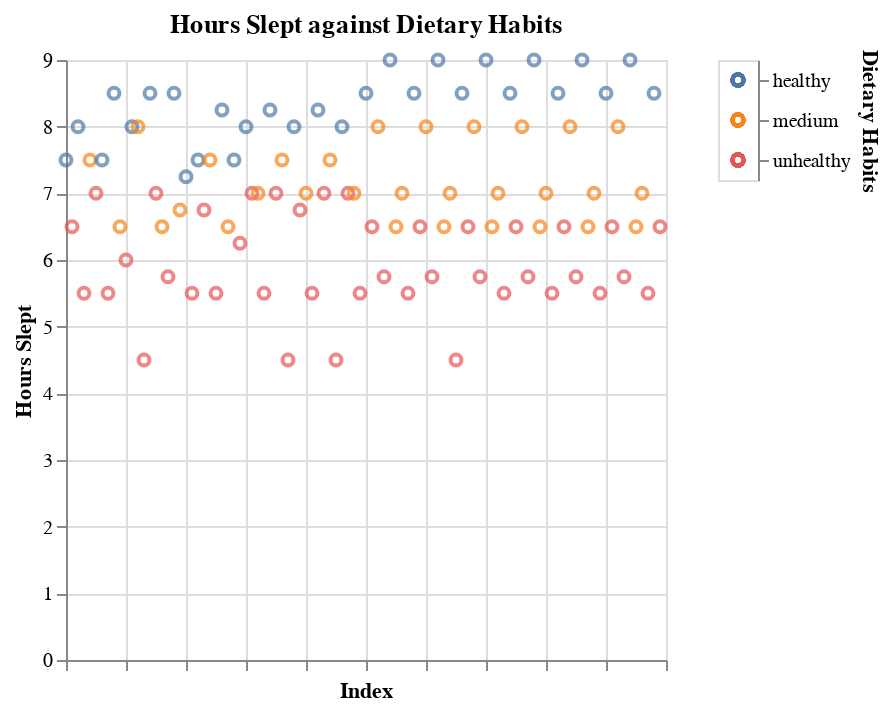

Notebook code cell kept with this figure:
### Markdown cell above
### Does our sleeping affect our dietary habits?

It is said that sleeping more can help with diets ([View Study](https://www.ncbi.nlm.nih.gov/pmc/articles/PMC9859770/#:~:text=Short%20sleepers%20often%20make%20poor,those%20sleeping%20longer%20%5B48%5D.)). Let's see if this dataset follows this idea.

### Code cell
selection = alt.selection_point(fields=['Dietary Habits'])
color = alt.condition(
    selection,
    alt.Color(
        'Dietary Habits:N',
        legend=None
    ),
    alt.value('lightgray')
)

duration_chart = alt.Chart(
    df.reset_index(),
    title='Hours Slept against Dietary Habits'
).mark_point().encode(
    x=alt.X('index', title='Index', axis=alt.Axis(labels=False)),
    y=alt.Y('Hours Slept:Q', title='Hours Slept'),
    tooltip=[
        alt.Tooltip(title='Diet Quality', field='Dietary Habits')
    ],
    color=color
)

legend = alt.Chart(
    df.reset_index(),
).mark_point().encode(
    y=alt.Y(
        'Dietary Habits:N',
        sort='ascending', 
        axis=alt.Axis(orient='right')
    ),
    color=color
).add_params(
    selection
)


chart = duration_chart | legend
# chart.save('images/sleep_more_diet.html')

chart

### Figure 1 — Vega-Lite specification as saved in the notebook (floating-point values rounded to 4 significant figures)
{"config": {"view": {"continuousWidth": 300, "continuousHeight": 300}}, "hconcat": [{"data": {"name": "data-6a26394a05abf093ab848c08eb02f1fb"}, "mark": {"type": "point"}, "encoding": {"color": {"condition": {"param": "param_110", "field": "Dietary Habits", "legend": null, "type": "nominal"}, "value": "lightgray"}, "tooltip": [{"field": "Dietary Habits", "title": "Diet Quality"}], "x": {"axis": {"labels": false}, "field": "index", "title": "Index", "type": "quantitative"}, "y": {"field": "Hours Slept", "title": "Hours Slept", "type": "quantitative"}}, "title": "Hours Slept against Dietary Habits"}, {"data": {"name": "data-6a26394a05abf093ab848c08eb02f1fb"}, "mark": {"type": "point"}, "encoding": {"color": {"condition": {"param": "param_110", "field": "Dietary Habits", "legend": null, "type": "nominal"}, "value": "lightgray"}, "y": {"axis": {"orient": "right"}, "field": "Dietary Habits", "sort": "ascending", "type": "nominal"}}, "name": "view_67"}], "params": [{"name": "param_110", "select": {"type": "point", "fields": ["Dietary Habits"]}, "views": ["view_67"]}], "$schema": "https://vega.github.io/schema/vega-lite/v5.20.1.json", "datasets": {"data-6a26394a05abf093ab848c08eb02f1fb": [{"index": 0, "User ID": 1, "Age": 25, "Gender": "f", "Sleep Quality": 8, "Bedtime": "23:00", "Wake-up Time": "06:30", "Daily Steps": 8000, "Calories Burned": 2500, "Physical Activity Level": "medium", "Dietary Habits": "healthy", "Sleep Disorders": "no", "Medication Usage": "no", "Hours Slept": 7.5, "Age Range": "20-25"}, {"index": 1, "User ID": 2, "Age": 34, "Gender": "m", "Sleep Quality": 7, "Bedtime": "00:30", "Wake-up Time": "07:00", "Daily Steps": 5000, "Calories Burned": 2200, "Physical Activity Level": "low", "Dietary Habits": "unhealthy", "Sleep Disorders": "yes", "Medication Usage": "yes", "Hours Slept": 6.5, "Age Range": "30-35"}, {"index": 2, "User ID": 3, "Age": 29, "Gender": "f", "Sleep Quality": 9, "Bedtime": "22:45", "Wake-up Time": "06:45", "Daily Steps": 9000, "Calories Burned": 2700, "Physical Activity Level": "high", "Dietary Habits": "healthy", "Sleep Disorders": "no", "Medication Usage": "no", "Hours Slept": 8.0, "Age Range": "25-30"}, {"index": 3, "User ID": 4, "Age": 41, "Gender": "m", "Sleep Quality": 5, "Bedtime": "01:00", "Wake-up Time": "06:30", "Daily Steps": 4000, "Calories Burned": 2100, "Physical Activity Level": "low", "Dietary Habits": "unhealthy", "Sleep Disorders": "yes", "Medication Usage": "no", "Hours Slept": 5.5, "Age Range": "40-45"}, {"index": 4, "User ID": 5, "Age": 22, "Gender": "f", "Sleep Quality": 8, "Bedtime": "23:30", "Wake-up Time": "07:00", "Daily Steps": 10000, "Calories Burned": 2800, "Physical Activity Level": "high", "Dietary Habits": "medium", "Sleep Disorders": "no", "Medication Usage": "no", "Hours Slept": 7.5, "Age Range": "20-25"}, {"index": 5, "User ID": 6, "Age": 37, "Gender": "m", "Sleep Quality": 6, "Bedtime": "00:15", "Wake-up Time": "07:15", "Daily Steps": 6000, "Calories Burned": 2300, "Physical Activity Level": "medium", "Dietary Habits": "unhealthy", "Sleep Disorders": "no", "Medication Usage": "yes", "Hours Slept": 7.0, "Age Range": "35-40"}, {"index": 6, "User ID": 7, "Age": 30, "Gender": "f", "Sleep Quality": 8, "Bedtime": "22:30", "Wake-up Time": "06:00", "Daily Steps": 8500, "Calories Burned": 2600, "Physical Activity Level": "high", "Dietary Habits": "healthy", "Sleep Disorders": "no", "Medication Usage": "no", "Hours Slept": 7.5, "Age Range": "25-30"}, {"index": 7, "User ID": 8, "Age": 45, "Gender": "m", "Sleep Quality": 4, "Bedtime": "01:30", "Wake-up Time": "07:00", "Daily Steps": 3000, "Calories Burned": 2000, "Physical Activity Level": "low", "Dietary Habits": "unhealthy", "Sleep Disorders": "yes", "Medication Usage": "yes", "Hours Slept": 5.5, "Age Range": "40-45"}, {"index": 8, "User ID": 9, "Age": 27, "Gender": "f", "Sleep Quality": 9, "Bedtime": "23:00", "Wake-up Time": "07:30", "Daily Steps": 9500, "Calories Burned": 2750, "Physical Activity Level": "medium", "Dietary Habits": "healthy", "Sleep Disorders": "no", "Medication Usage": "no", "Hours Slept": 8.5, "Age Range": "25-30"}, {"index": 9, "User ID": 10, "Age": 32, "Gender": "m", "Sleep Quality": 7, "Bedtime": "00:45", "Wake-up Time": "07:15", "Daily Steps": 6500, "Calories Burned": 2400, "Physical Activity Level": "medium", "Dietary Habits": "medium", "Sleep Disorders": "no", "Medication Usage": "no", "Hours Slept": 6.5, "Age Range": "30-35"}, {"index": 10, "User ID": 11, "Age": 50, "Gender": "f", "Sleep Quality": 5, "Bedtime": "01:00", "Wake-up Time": "07:00", "Daily Steps": 3500, "Calories Burned": 2100, "Physical Activity Level": "low", "Dietary Habits": "unhealthy", "Sleep Disorders": "yes", "Medication Usage": "yes", "Hours Slept": 6.0, "Age Range": "45-50"}, {"index": 11, "User ID": 12, "Age": 23, "Gender": "m", "Sleep Quality": 9, "Bedtime": "22:00", "Wake-up Time": "06:00", "Daily Steps": 11000, "Calories Burned": 2900, "Physical Activity Level": "high", "Dietary Habits": "healthy", "Sleep Disorders": "no", "Medication Usage": "no", "Hours Slept": 8.0, "Age Range": "20-25"}, {"index": 12, "User ID": 13, "Age": 36, "Gender": "f", "Sleep Quality": 8, "Bedtime": "23:30", "Wake-up Time": "07:30", "Daily Steps": 7000, "Calories Burned": 2400, "Physical Activity Level": "medium", "Dietary Habits": "medium", "Sleep Disorders": "no", "Medication Usage": "no", "Hours Slept": 8.0, "Age Range": "35-40"}, {"index": 13, "User ID": 14, "Age": 48, "Gender": "m", "Sleep Quality": 4, "Bedtime": "01:30", "Wake-up Time": "06:00", "Daily Steps": 3000, "Calories Burned": 2000, "Physical Activity Level": "low", "Dietary Habits": "unhealthy", "Sleep Disorders": "yes", "Medication Usage": "yes", "Hours Slept": 4.5, "Age Range": "45-50"}, {"index": 14, "User ID": 15, "Age": 28, "Gender": "f", "Sleep Quality": 9, "Bedtime": "22:15", "Wake-up Time": "06:45", "Daily Steps": 9500, "Calories Burned": 2700, "Physical Activity Level": "high", "Dietary Habits": "healthy", "Sleep Disorders": "no", "Medication Usage": "no", "Hours Slept": 8.5, "Age Range": "25-30"}, {"index": 15, "User ID": 16, "Age": 31, "Gender": "m", "Sleep Quality": 6, "Bedtime": "00:30", "Wake-up Time": "07:30", "Daily Steps": 6000, "Calories Burned": 2300, "Physical Activity Level": "medium", "Dietary Habits": "unhealthy", "Sleep Disorders": "no", "Medication Usage": "no", "Hours Slept": 7.0, "Age Range": "30-35"}, {"index": 16, "User ID": 17, "Age": 26, "Gender": "f", "Sleep Quality": 8, "Bedtime": "23:45", "Wake-up Time": "06:15", "Daily Steps": 8500, "Calories Burned": 2500, "Physical Activity Level": "medium", "Dietary Habits": "medium", "Sleep Disorders": "no", "Medication Usage": "no", "Hours Slept": 6.5, "Age Range": "25-30"}, {"index": 17, "User ID": 18, "Age": 39, "Gender": "m", "Sleep Quality": 5, "Bedtime": "01:15", "Wake-up Time": "07:00", "Daily Steps": 4000, "Calories Burned": 2100, "Physical Activity Level": "low", "Dietary Habits": "unhealthy", "Sleep Disorders": "yes", "Medication Usage": "yes", "Hours Slept": 5.75, "Age Range": "35-40"}, {"index": 18, "User ID": 19, "Age": 33, "Gender": "f", "Sleep Quality": 9, "Bedtime": "22:30", "Wake-up Time": "07:00", "Daily Steps": 10000, "Calories Burned": 2800, "Physical Activity Level": "high", "Dietary Habits": "healthy", "Sleep Disorders": "no", "Medication Usage": "no", "Hours Slept": 8.5, "Age Range": "30-35"}, {"index": 19, "User ID": 20, "Age": 42, "Gender": "m", "Sleep Quality": 7, "Bedtime": "00:45", "Wake-up Time": "07:30", "Daily Steps": 5500, "Calories Burned": 2400, "Physical Activity Level": "medium", "Dietary Habits": "medium", "Sleep Disorders": "no", "Medication Usage": "no", "Hours Slept": 6.75, "Age Range": "40-45"}, {"index": 20, "User ID": 21, "Age": 29, "Gender": "f", "Sleep Quality": 8, "Bedtime": "23:15", "Wake-up Time": "06:30", "Daily Steps": 9000, "Calories Burned": 2600, "Physical Activity Level": "high", "Dietary Habits": "healthy", "Sleep Disorders": "no", "Medication Usage": "no", "Hours Slept": 7.25, "Age Range": "25-30"}, {"index": 21, "User ID": 22, "Age": 35, "Gender": "m", "Sleep Quality": 5, "Bedtime": "01:00", "Wake-up Time": "06:30", "Daily Steps": 4000, "Calories Burned": 2100, "Physical Activity Level": "low", "Dietary Habits": "unhealthy", "Sleep Disorders": "yes", "Medication Usage": "no", "Hours Slept": 5.5, "Age Range": "30-35"}, {"index": 22, "User ID": 23, "Age": 40, "Gender": "f", "Sleep Quality": 9, "Bedtime": "22:45", "Wake-up Time": "06:15", "Daily Steps": 9500, "Calories Burned": 2750, "Physical Activity Level": "medium", "Dietary Habits": "healthy", "Sleep Disorders": "no", "Medication Usage": "no", "Hours Slept": 7.5, "Age Range": "35-40"}, {"index": 23, "User ID": 24, "Age": 47, "Gender": "m", "Sleep Quality": 6, "Bedtime": "00:15", "Wake-up Time": "07:00", "Daily Steps": 6000, "Calories Burned": 2300, "Physical Activity Level": "medium", "Dietary Habits": "unhealthy", "Sleep Disorders": "no", "Medication Usage": "yes", "Hours Slept": 6.75, "Age Range": "45-50"}, {"index": 24, "User ID": 25, "Age": 32, "Gender": "f", "Sleep Quality": 8, "Bedtime": "23:00", "Wake-up Time": "06:30", "Daily Steps": 8500, "Calories Burned": 2600, "Physical Activity Level": "high", "Dietary Habits": "medium", "Sleep Disorders": "no", "Medication Usage": "no", "Hours Slept": 7.5, "Age Range": "30-35"}, {"index": 25, "User ID": 26, "Age": 44, "Gender": "m", "Sleep Quality": 4, "Bedtime": "01:30", "Wake-up Time": "07:00", "Daily Steps": 3000, "Calories Burned": 2000, "Physical Activity Level": "low", "Dietary Habits": "unhealthy", "Sleep Disorders": "yes", "Medication Usage": "yes", "Hours Slept": 5.5, "Age Range": "40-45"}, {"index": 26, "User ID": 27, "Age": 27, "Gender": "f", "Sleep Quality": 9, "Bedtime": "22:30", "Wake-up Time": "06:45", "Daily Steps": 10000, "Calories Burned": 2800, "Physical Activity Level": "medium", "Dietary Habits": "healthy", "Sleep Disorders": "no", "Medication Usage": "no", "Hours Slept": 8.25, "Age Range": "25-30"}, {"index": 27, "User ID": 28, "Age": 38, "Gender": "m", "Sleep Quality": 7, "Bedtime": "00:45", "Wake-up Time": "07:15", "Daily Steps": 6500, "Calories Burned": 2400, "Physical Activity Level": "medium", "Dietary Habits": "medium", "Sleep Disorders": "no", "Medication Usage": "no", "Hours Slept": 6.5, "Age Range": "35-40"}, {"index": 28, "User ID": 29, "Age": 31, "Gender": "f", "Sleep Quality": 8, "Bedtime": "23:30", "Wake-up Time": "07:00", "Daily Steps": 9000, "Calories Burned": 2500, "Physical Activity Level": "high", "Dietary Habits": "healthy", "Sleep Disorders": "no", "Medication Usage": "no", "Hours Slept": 7.5, "Age Range": "30-35"}, {"index": 29, "User ID": 30, "Age": 49, "Gender": "m", "Sleep Quality": 5, "Bedtime": "01:15", "Wake-up Time": "07:30", "Daily Steps": 3500, "Calories Burned": 2100, "Physical Activity Level": "low", "Dietary Habits": "unhealthy", "Sleep Disorders": "yes", "Medication Usage": "no", "Hours Slept": 6.25, "Age Range": "45-50"}, {"index": 30, "User ID": 31, "Age": 24, "Gender": "f", "Sleep Quality": 9, "Bedtime": "22:00", "Wake-up Time": "06:00", "Daily Steps": 10500, "Calories Burned": 2900, "Physical Activity Level": "high", "Dietary Habits": "healthy", "Sleep Disorders": "no", "Medication Usage": "no", "Hours Slept": 8.0, "Age Range": "20-25"}, {"index": 31, "User ID": 32, "Age": 45, "Gender": "m", "Sleep Quality": 6, "Bedtime": "00:30", "Wake-up Time": "07:30", "Daily Steps": 5000, "Calories Burned": 2200, "Physical Activity Level": "medium", "Dietary Habits": "unhealthy", "Sleep Disorders": "no", "Medication Usage": "yes", "Hours Slept": 7.0, "Age Range": "40-45"}, {"index": 32, "User ID": 33, "Age": 37, "Gender": "f", "Sleep Quality": 8, "Bedtime": "23:15", "Wake-up Time": "06:15", "Daily Steps": 8500, "Calories Burned": 2600, "Physical Activity Level": "high", "Dietary Habits": "medium", "Sleep Disorders": "no", "Medication Usage": "no", "Hours Slept": 7.0, "Age Range": "35-40"}, {"index": 33, "User ID": 34, "Age": 46, "Gender": "m", "Sleep Quality": 4, "Bedtime": "01:00", "Wake-up Time": "06:30", "Daily Steps": 3000, "Calories Burned": 2000, "Physical Activity Level": "low", "Dietary Habits": "unhealthy", "Sleep Disorders": "yes", "Medication Usage": "no", "Hours Slept": 5.5, "Age Range": "45-50"}, {"index": 34, "User ID": 35, "Age": 28, "Gender": "f", "Sleep Quality": 9, "Bedtime": "22:45", "Wake-up Time": "07:00", "Daily Steps": 10000, "Calories Burned": 2750, "Physical Activity Level": "medium", "Dietary Habits": "healthy", "Sleep Disorders": "no", "Medication Usage": "no", "Hours Slept": 8.25, "Age Range": "25-30"}, {"index": 35, "User ID": 36, "Age": 40, "Gender": "m", "Sleep Quality": 7, "Bedtime": "00:15", "Wake-up Time": "07:15", "Daily Steps": 6000, "Calories Burned": 2300, "Physical Activity Level": "medium", "Dietary Habits": "unhealthy", "Sleep Disorders": "no", "Medication Usage": "yes", "Hours Slept": 7.0, "Age Range": "35-40"}, {"index": 36, "User ID": 37, "Age": 35, "Gender": "f", "Sleep Quality": 8, "Bedtime": "23:30", "Wake-up Time": "07:00", "Daily Steps": 9000, "Calories Burned": 2500, "Physical Activity Level": "high", "Dietary Habits": "medium", "Sleep Disorders": "no", "Medication Usage": "no", "Hours Slept": 7.5, "Age Range": "30-35"}, {"index": 37, "User ID": 38, "Age": 50, "Gender": "m", "Sleep Quality": 5, "Bedtime": "01:30", "Wake-up Time": "06:00", "Daily Steps": 3500, "Calories Burned": 2100, "Physical Activity Level": "low", "Dietary Habits": "unhealthy", "Sleep Disorders": "yes", "Medication Usage": "yes", "Hours Slept": 4.5, "Age Range": "45-50"}, {"index": 38, "User ID": 39, "Age": 26, "Gender": "f", "Sleep Quality": 9, "Bedtime": "22:00", "Wake-up Time": "06:00", "Daily Steps": 10500, "Calories Burned": 2900, "Physical Activity Level": "high", "Dietary Habits": "healthy", "Sleep Disorders": "no", "Medication Usage": "no", "Hours Slept": 8.0, "Age Range": "25-30"}, {"index": 39, "User ID": 40, "Age": 41, "Gender": "m", "Sleep Quality": 6, "Bedtime": "00:45", "Wake-up Time": "07:30", "Daily Steps": 5000, "Calories Burned": 2200, "Physical Activity Level": "medium", "Dietary Habits": "unhealthy", "Sleep Disorders": "no", "Medication Usage": "no", "Hours Slept": 6.75, "Age Range": "40-45"}, {"index": 40, "User ID": 41, "Age": 30, "Gender": "f", "Sleep Quality": 8, "Bedtime": "23:15", "Wake-up Time": "06:15", "Daily Steps": 8500, "Calories Burned": 2600, "Physical Activity Level": "high", "Dietary Habits": "medium", "Sleep Disorders": "no", "Medication Usage": "no", "Hours Slept": 7.0, "Age Range": "25-30"}, {"index": 41, "User ID": 42, "Age": 44, "Gender": "m", "Sleep Quality": 4, "Bedtime": "01:00", "Wake-up Time": "06:30", "Daily Steps": 3000, "Calories Burned": 2000, "Physical Activity Level": "low", "Dietary Habits": "unhealthy", "Sleep Disorders": "yes", "Medication Usage": "yes", "Hours Slept": 5.5, "Age Range": "40-45"}, {"index": 42, "User ID": 43, "Age": 34, "Gender": "f", "Sleep Quality": 9, "Bedtime": "22:45", "Wake-up Time": "07:00", "Daily Steps": 10000, "Calories Burned": 2750, "Physical Activity Level": "medium", "Dietary Habits": "healthy", "Sleep Disorders": "no", "Medication Usage": "no", "Hours Slept": 8.25, "Age Range": "30-35"}, {"index": 43, "User ID": 44, "Age": 48, "Gender": "m", "Sleep Quality": 7, "Bedtime": "00:15", "Wake-up Time": "07:15", "Daily Steps": 6000, "Calories Burned": 2300, "Physical Activity Level": "medium", "Dietary Habits": "unhealthy", "Sleep Disorders": "no", "Medication Usage": "yes", "Hours Slept": 7.0, "Age Range": "45-50"}, {"index": 44, "User ID": 45, "Age": 33, "Gender": "f", "Sleep Quality": 8, "Bedtime": "23:30", "Wake-up Time": "07:00", "Daily Steps": 9000, "Calories Burned": 2500, "Physical Activity Level": "high", "Dietary Habits": "medium", "Sleep Disorders": "no", "Medication Usage": "no", "Hours Slept": 7.5, "Age Range": "30-35"}, {"index": 45, "User ID": 46, "Age": 47, "Gender": "m", "Sleep Quality": 5, "Bedtime": "01:30", "Wake-up Time": "06:00", "Daily Steps": 3500, "Calories Burned": 2100, "Physical Activity Level": "low", "Dietary Habits": "unhealthy", "Sleep Disorders": "yes", "Medication Usage": "no", "Hours Slept": 4.5, "Age Range": "45-50"}, {"index": 46, "User ID": 47, "Age": 28, "Gender": "f", "Sleep Quality": 9, "Bedtime": "22:00", "Wake-up Time": "06:00", "Daily Steps": 10500, "Calories Burned": 2900, "Physical Activity Level": "high", "Dietary Habits": "healthy", "Sleep Disorders": "no", "Medication Usage": "no", "Hours Slept": 8.0, "Age Range": "25-30"}, {"index": 47, "User ID": 48, "Age": 39, "Gender": "m", "Sleep Quality": 6, "Bedtime": "00:30", "Wake-up Time": "07:30", "Daily Steps": 5000, "Calories Burned": 2200, "Physical Activity Level": "medium", "Dietary Habits": "unhealthy", "Sleep Disorders": "no", "Medication Usage": "yes", "Hours Slept": 7.0, "Age Range": "35-40"}, {"index": 48, "User ID": 49, "Age": 32, "Gender": "f", "Sleep Quality": 8, "Bedtime": "23:15", "Wake-up Time": "06:15", "Daily Steps": 8500, "Calories Burned": 2600, "Physical Activity Level": "high", "Dietary Habits": "medium", "Sleep Disorders": "no", "Medication Usage": "no", "Hours Slept": 7.0, "Age Range": "30-35"}, {"index": 49, "User ID": 50, "Age": 46, "Gender": "m", "Sleep Quality": 4, "Bedtime": "01:00", "Wake-up Time": "06:30", "Daily Steps": 3000, "Calories Burned": 2000, "Physical Activity Level": "low", "Dietary Habits": "unhealthy", "Sleep Disorders": "yes", "Medication Usage": "no", "Hours Slept": 5.5, "Age Range": "45-50"}, {"index": 50, "User ID": 51, "Age": 23, "Gender": "f", "Sleep Quality": 9, "Bedtime": "22:15", "Wake-up Time": "06:45", "Daily Steps": 9500, "Calories Burned": 2700, "Physical Activity Level": "high", "Dietary Habits": "healthy", "Sleep Disorders": "no", "Medication Usage": "no", "Hours Slept": 8.5, "Age Range": "20-25"}, {"index": 51, "User ID": 52, "Age": 38, "Gender": "m", "Sleep Quality": 6, "Bedtime": "00:30", "Wake-up Time": "07:00", "Daily Steps": 5000, "Calories Burned": 2200, "Physical Activity Level": "medium", "Dietary Habits": "unhealthy", "Sleep Disorders": "no", "Medication Usage": "no", "Hours Slept": 6.5, "Age Range": "35-40"}, {"index": 52, "User ID": 53, "Age": 27, "Gender": "f", "Sleep Quality": 8, "Bedtime": "23:00", "Wake-up Time": "07:00", "Daily Steps": 8500, "Calories Burned": 2600, "Physical Activity Level": "medium", "Dietary Habits": "medium", "Sleep Disorders": "no", "Medication Usage": "no", "Hours Slept": 8.0, "Age Range": "25-30"}, {"index": 53, "User ID": 54, "Age": 44, "Gender": "m", "Sleep Quality": 5, "Bedtime": "01:15", "Wake-up Time": "07:00", "Daily Steps": 4000, "Calories Burned": 2100, "Physical Activity Level": "low", "Dietary Habits": "unhealthy", "Sleep Disorders": "yes", "Medication Usage": "no", "Hours Slept": 5.75, "Age Range": "40-45"}, {"index": 54, "User ID": 55, "Age": 29, "Gender": "f", "Sleep Quality": 9, "Bedtime": "22:30", "Wake-up Time": "07:30", "Daily Steps": 9000, "Calories Burned": 2750, "Physical Activity Level": "high", "Dietary Habits": "healthy", "Sleep Disorders": "no", "Medication Usage": "no", "Hours Slept": 9.0, "Age Range": "25-30"}, {"index": 55, "User ID": 56, "Age": 36, "Gender": "m", "Sleep Quality": 7, "Bedtime": "00:45", "Wake-up Time": "07:15", "Daily Steps": 6500, "Calories Burned": 2400, "Physical Activity Level": "medium", "Dietary Habits": "medium", "Sleep Disorders": "no", "Medication Usage": "no", "Hours Slept": 6.5, "Age Range": "35-40"}, {"index": 56, "User ID": 57, "Age": 30, "Gender": "f", "Sleep Quality": 8, "Bedtime": "23:15", "Wake-up Time": "06:15", "Daily Steps": 8500, "Calories Burned": 2600, "Physical Activity Level": "high", "Dietary Habits": "medium", "Sleep Disorders": "no", "Medication Usage": "no", "Hours Slept": 7.0, "Age Range": "25-30"}, {"index": 57, "User ID": 58, "Age": 45, "Gender": "m", "Sleep Quality": 4, "Bedtime": "01:30", "Wake-up Time": "07:00", "Daily Steps": 3000, "Calories Burned": 2000, "Physical Activity Level": "low", "Dietary Habits": "unhealthy", "Sleep Disorders": "yes", "Medication Usage": "yes", "Hours Slept": 5.5, "Age Range": "40-45"}, {"index": 58, "User ID": 59, "Age": 25, "Gender": "f", "Sleep Quality": 9, "Bedtime": "22:15", "Wake-up Time": "06:45", "Daily Steps": 9500, "Calories Burned": 2700, "Physical Activity Level": "high", "Dietary Habits": "healthy", "Sleep Disorders": "no", "Medication Usage": "no", "Hours Slept": 8.5, "Age Range": "20-25"}, {"index": 59, "User ID": 60, "Age": 50, "Gender": "m", "Sleep Quality": 6, "Bedtime": "00:30", "Wake-up Time": "07:00", "Daily Steps": 5000, "Calories Burned": 2200, "Physical Activity Level": "medium", "Dietary Habits": "unhealthy", "Sleep Disorders": "no", "Medication Usage": "no", "Hours Slept": 6.5, "Age Range": "45-50"}, {"index": 60, "User ID": 61, "Age": 28, "Gender": "f", "Sleep Quality": 8, "Bedtime": "23:00", "Wake-up Time": "07:00", "Daily Steps": 8500, "Calories Burned": 2600, "Physical Activity Level": "medium", "Dietary Habits": "medium", "Sleep Disorders": "no", "Medication Usage": "no", "Hours Slept": 8.0, "Age Range": "25-30"}, {"index": 61, "User ID": 62, "Age": 47, "Gender": "m", "Sleep Quality": 5, "Bedtime": "01:15", "Wake-up Time": "07:00", "Daily Steps": 4000, "Calories Burned": 2100, "Physical Activity Level": "low", "Dietary Habits": "unhealthy", "Sleep Disorders": "yes", "Medication Usage": "no", "Hours Slept": 5.75, "Age Range": "45-50"}, {"index": 62, "User ID": 63, "Age": 26, "Gender": "f", "Sleep Quality": 9, "Bedtime": "22:30", "Wake-up Time": "07:30", "Daily Steps": 9000, "Calories Burned": 2750, "Physical Activity Level": "high", "Dietary Habits": "healthy", "Sleep Disorders": "no", "Medication Usage": "no", "Hours Slept": 9.0, "Age Range": "25-30"}, {"index": 63, "User ID": 64, "Age": 39, "Gender": "m", "Sleep Quality": 7, "Bedtime": "00:45", "Wake-up Time": "07:15", "Daily Steps": 6500, "Calories Burned": 2400, "Physical Activity Level": "medium", "Dietary Habits": "medium", "Sleep Disorders": "no", "Medication Usage": "no", "Hours Slept": 6.5, "Age Range": "35-40"}, {"index": 64, "User ID": 65, "Age": 31, "Gender": "f", "Sleep Quality": 8, "Bedtime": "23:15", "Wake-up Time": "06:15", "Daily Steps": 8500, "Calories Burned": 2600, "Physical Activity Level": "high", "Dietary Habits": "medium", "Sleep Disorders": "no", "Medication Usage": "no", "Hours Slept": 7.0, "Age Range": "30-35"}, {"index": 65, "User ID": 66, "Age": 43, "Gender": "m", "Sleep Quality": 4, "Bedtime": "01:30", "Wake-up Time": "06:00", "Daily Steps": 3000, "Calories Burned": 2000, "Physical Activity Level": "low", "Dietary Habits": "unhealthy", "Sleep Disorders": "yes", "Medication Usage": "yes", "Hours Slept": 4.5, "Age Range": "40-45"}, {"index": 66, "User ID": 67, "Age": 24, "Gender": "f", "Sleep Quality": 9, "Bedtime": "22:15", "Wake-up Time": "06:45", "Daily Steps": 9500, "Calories Burned": 2700, "Physical Activity Level": "high", "Dietary Habits": "healthy", "Sleep Disorders": "no", "Medication Usage": "no", "Hours Slept": 8.5, "Age Range": "20-25"}, {"index": 67, "User ID": 68, "Age": 38, "Gender": "m", "Sleep Quality": 6, "Bedtime": "00:30", "Wake-up Time": "07:00", "Daily Steps": 5000, "Calories Burned": 2200, "Physical Activity Level": "medium", "Dietary Habits": "unhealthy", "Sleep Disorders": "no", "Medication Usage": "no", "Hours Slept": 6.5, "Age Range": "35-40"}, {"index": 68, "User ID": 69, "Age": 28, "Gender": "f", "Sleep Quality": 8, "Bedtime": "23:00", "Wake-up Time": "07:00", "Daily Steps": 8500, "Calories Burned": 2600, "Physical Activity Level": "medium", "Dietary Habits": "medium", "Sleep Disorders": "no", "Medication Usage": "no", "Hours Slept": 8.0, "Age Range": "25-30"}, {"index": 69, "User ID": 70, "Age": 48, "Gender": "m", "Sleep Quality": 5, "Bedtime": "01:15", "Wake-up Time": "07:00", "Daily Steps": 4000, "Calories Burned": 2100, "Physical Activity Level": "low", "Dietary Habits": "unhealthy", "Sleep Disorders": "yes", "Medication Usage": "no", "Hours Slept": 5.75, "Age Range": "45-50"}, {"index": 70, "User ID": 71, "Age": 32, "Gender": "f", "Sleep Quality": 9, "Bedtime": "22:30", "Wake-up Time": "07:30", "Daily Steps": 9000, "Calories Burned": 2750, "Physical Activity Level": "high", "Dietary Habits": "healthy", "Sleep Disorders": "no", "Medication Usage": "no", "Hours Slept": 9.0, "Age Range": "30-35"}, {"index": 71, "User ID": 72, "Age": 41, "Gender": "m", "Sleep Quality": 7, "Bedtime": "00:45", "Wake-up Time": "07:15", "Daily Steps": 6500, "Calories Burned": 2400, "Physical Activity Level": "medium", "Dietary Habits": "medium", "Sleep Disorders": "no", "Medication Usage": "no", "Hours Slept": 6.5, "Age Range": "40-45"}, {"index": 72, "User ID": 73, "Age": 29, "Gender": "f", "Sleep Quality": 8, "Bedtime": "23:15", "Wake-up Time": "06:15", "Daily Steps": 8500, "Calories Burned": 2600, "Physical Activity Level": "high", "Dietary Habits": "medium", "Sleep Disorders": "no", "Medication Usage": "no", "Hours Slept": 7.0, "Age Range": "25-30"}, {"index": 73, "User ID": 74, "Age": 50, "Gender": "m", "Sleep Quality": 4, "Bedtime": "01:30", "Wake-up Time": "07:00", "Daily Steps": 3000, "Calories Burned": 2000, "Physical Activity Level": "low", "Dietary Habits": "unhealthy", "Sleep Disorders": "yes", "Medication Usage": "yes", "Hours Slept": 5.5, "Age Range": "45-50"}, {"index": 74, "User ID": 75, "Age": 26, "Gender": "f", "Sleep Quality": 9, "Bedtime": "22:15", "Wake-up Time": "06:45", "Daily Steps": 9500, "Calories Burned": 2700, "Physical Activity Level": "high", "Dietary Habits": "healthy", "Sleep Disorders": "no", "Medication Usage": "no", "Hours Slept": 8.5, "Age Range": "25-30"}, {"index": 75, "User ID": 76, "Age": 44, "Gender": "m", "Sleep Quality": 6, "Bedtime": "00:30", "Wake-up Time": "07:00", "Daily Steps": 5000, "Calories Burned": 2200, "Physical Activity Level": "medium", "Dietary Habits": "unhealthy", "Sleep Disorders": "no", "Medication Usage": "no", "Hours Slept": 6.5, "Age Range": "40-45"}, {"index": 76, "User ID": 77, "Age": 30, "Gender": "f", "Sleep Quality": 8, "Bedtime": "23:00", "Wake-up Time": "07:00", "Daily Steps": 8500, "Calories Burned": 2600, "Physical Activity Level": "medium", "Dietary Habits": "medium", "Sleep Disorders": "no", "Medication Usage": "no", "Hours Slept": 8.0, "Age Range": "25-30"}, {"index": 77, "User ID": 78, "Age": 47, "Gender": "m", "Sleep Quality": 5, "Bedtime": "01:15", "Wake-up Time": "07:00", "Daily Steps": 4000, "Calories Burned": 2100, "Physical Activity Level": "low", "Dietary Habits": "unhealthy", "Sleep Disorders": "yes", "Medication Usage": "no", "Hours Slept": 5.75, "Age Range": "45-50"}, {"index": 78, "User ID": 79, "Age": 25, "Gender": "f", "Sleep Quality": 9, "Bedtime": "22:30", "Wake-up Time": "07:30", "Daily Steps": 9000, "Calories Burned": 2750, "Physical Activity Level": "high", "Dietary Habits": "healthy", "Sleep Disorders": "no", "Medication Usage": "no", "Hours Slept": 9.0, "Age Range": "20-25"}, {"index": 79, "User ID": 80, "Age": 49, "Gender": "m", "Sleep Quality": 7, "Bedtime": "00:45", "Wake-up Time": "07:15", "Daily Steps": 6500, "Calories Burned": 2400, "Physical Activity Level": "medium", "Dietary Habits": "medium", "Sleep Disorders": "no", "Medication Usage": "no", "Hours Slept": 6.5, "Age Range": "45-50"}, {"index": 80, "User ID": 81, "Age": 31, "Gender": "f", "Sleep Quality": 8, "Bedtime": "23:15", "Wake-up Time": "06:15", "Daily Steps": 8500, "Calories Burned": 2600, "Physical Activity Level": "high", "Dietary Habits": "medium", "Sleep Disorders": "no", "Medication Usage": "no", "Hours Slept": 7.0, "Age Range": "30-35"}, {"index": 81, "User ID": 82, "Age": 42, "Gender": "m", "Sleep Quality": 4, "Bedtime": "01:30", "Wake-up Time": "07:00", "Daily Steps": 3000, "Calories Burned": 2000, "Physical Activity Level": "low", "Dietary Habits": "unhealthy", "Sleep Disorders": "yes", "Medication Usage": "yes", "Hours Slept": 5.5, "Age Range": "40-45"}, {"index": 82, "User ID": 83, "Age": 27, "Gender": "f", "Sleep Quality": 9, "Bedtime": "22:15", "Wake-up Time": "06:45", "Daily Steps": 9500, "Calories Burned": 2700, "Physical Activity Level": "high", "Dietary Habits": "healthy", "Sleep Disorders": "no", "Medication Usage": "no", "Hours Slept": 8.5, "Age Range": "25-30"}, {"index": 83, "User ID": 84, "Age": 45, "Gender": "m", "Sleep Quality": 6, "Bedtime": "00:30", "Wake-up Time": "07:00", "Daily Steps": 5000, "Calories Burned": 2200, "Physical Activity Level": "medium", "Dietary Habits": "unhealthy", "Sleep Disorders": "no", "Medication Usage": "no", "Hours Slept": 6.5, "Age Range": "40-45"}, {"index": 84, "User ID": 85, "Age": 34, "Gender": "f", "Sleep Quality": 8, "Bedtime": "23:00", "Wake-up Time": "07:00", "Daily Steps": 8500, "Calories Burned": 2600, "Physical Activity Level": "medium", "Dietary Habits": "medium", "Sleep Disorders": "no", "Medication Usage": "no", "Hours Slept": 8.0, "Age Range": "30-35"}, {"index": 85, "User ID": 86, "Age": 50, "Gender": "m", "Sleep Quality": 5, "Bedtime": "01:15", "Wake-up Time": "07:00", "Daily Steps": 4000, "Calories Burned": 2100, "Physical Activity Level": "low", "Dietary Habits": "unhealthy", "Sleep Disorders": "yes", "Medication Usage": "no", "Hours Slept": 5.75, "Age Range": "45-50"}, {"index": 86, "User ID": 87, "Age": 28, "Gender": "f", "Sleep Quality": 9, "Bedtime": "22:30", "Wake-up Time": "07:30", "Daily Steps": 9000, "Calories Burned": 2750, "Physical Activity Level": "high", "Dietary Habits": "healthy", "Sleep Disorders": "no", "Medication Usage": "no", "Hours Slept": 9.0, "Age Range": "25-30"}, {"index": 87, "User ID": 88, "Age": 39, "Gender": "m", "Sleep Quality": 7, "Bedtime": "00:45", "Wake-up Time": "07:15", "Daily Steps": 6500, "Calories Burned": 2400, "Physical Activity Level": "medium", "Dietary Habits": "medium", "Sleep Disorders": "no", "Medication Usage": "no", "Hours Slept": 6.5, "Age Range": "35-40"}, {"index": 88, "User ID": 89, "Age": 30, "Gender": "f", "Sleep Quality": 8, "Bedtime": "23:15", "Wake-up Time": "06:15", "Daily Steps": 8500, "Calories Burned": 2600, "Physical Activity Level": "high", "Dietary Habits": "medium", "Sleep Disorders": "no", "Medication Usage": "no", "Hours Slept": 7.0, "Age Range": "25-30"}, {"index": 89, "User ID": 90, "Age": 47, "Gender": "m", "Sleep Quality": 4, "Bedtime": "01:30", "Wake-up Time": "07:00", "Daily Steps": 3000, "Calories Burned": 2000, "Physical Activity Level": "low", "Dietary Habits": "unhealthy", "Sleep Disorders": "yes", "Medication Usage": "yes", "Hours Slept": 5.5, "Age Range": "45-50"}, {"index": 90, "User ID": 91, "Age": 23, "Gender": "f", "Sleep Quality": 9, "Bedtime": "22:15", "Wake-up Time": "06:45", "Daily Steps": 9500, "Calories Burned": 2700, "Physical Activity Level": "high", "Dietary Habits": "healthy", "Sleep Disorders": "no", "Medication Usage": "no", "Hours Slept": 8.5, "Age Range": "20-25"}, {"index": 91, "User ID": 92, "Age": 36, "Gender": "m", "Sleep Quality": 6, "Bedtime": "00:30", "Wake-up Time": "07:00", "Daily Steps": 5000, "Calories Burned": 2200, "Physical Activity Level": "medium", "Dietary Habits": "unhealthy", "Sleep Disorders": "no", "Medication Usage": "no", "Hours Slept": 6.5, "Age Range": "35-40"}, {"index": 92, "User ID": 93, "Age": 29, "Gender": "f", "Sleep Quality": 8, "Bedtime": "23:00", "Wake-up Time": "07:00", "Daily Steps": 8500, "Calories Burned": 2600, "Physical Activity Level": "medium", "Dietary Habits": "medium", "Sleep Disorders": "no", "Medication Usage": "no", "Hours Slept": 8.0, "Age Range": "25-30"}, {"index": 93, "User ID": 94, "Age": 50, "Gender": "m", "Sleep Quality": 5, "Bedtime": "01:15", "Wake-up Time": "07:00", "Daily Steps": 4000, "Calories Burned": 2100, "Physical Activity Level": "low", "Dietary Habits": "unhealthy", "Sleep Disorders": "yes", "Medication Usage": "no", "Hours Slept": 5.75, "Age Range": "45-50"}, {"index": 94, "User ID": 95, "Age": 27, "Gender": "f", "Sleep Quality": 9, "Bedtime": "22:30", "Wake-up Time": "07:30", "Daily Steps": 9000, "Calories Burned": 2750, "Physical Activity Level": "high", "Dietary Habits": "healthy", "Sleep Disorders": "no", "Medication Usage": "no", "Hours Slept": 9.0, "Age Range": "25-30"}, {"index": 95, "User ID": 96, "Age": 43, "Gender": "m", "Sleep Quality": 7, "Bedtime": "00:45", "Wake-up Time": "07:15", "Daily Steps": 6500, "Calories Burned": 2400, "Physical Activity Level": "medium", "Dietary Habits": "medium", "Sleep Disorders": "no", "Medication Usage": "no", "Hours Slept": 6.5, "Age Range": "40-45"}, {"index": 96, "User ID": 97, "Age": 33, "Gender": "f", "Sleep Quality": 8, "Bedtime": "23:15", "Wake-up Time": "06:15", "Daily Steps": 8500, "Calories Burned": 2600, "Physical Activity Level": "high", "Dietary Habits": "medium", "Sleep Disorders": "no", "Medication Usage": "no", "Hours Slept": 7.0, "Age Range": "30-35"}, {"index": 97, "User ID": 98, "Age": 46, "Gender": "m", "Sleep Quality": 4, "Bedtime": "01:30", "Wake-up Time": "07:00", "Daily Steps": 3000, "Calories Burned": 2000, "Physical Activity Level": "low", "Dietary Habits": "unhealthy", "Sleep Disorders": "yes", "Medication Usage": "yes", "Hours Slept": 5.5, "Age Range": "45-50"}, {"index": 98, "User ID": 99, "Age": 25, "Gender": "f", "Sleep Quality": 9, "Bedtime": "22:15", "Wake-up Time": "06:45", "Daily Steps": 9500, "Calories Burned": 2700, "Physical Activity Level": "high", "Dietary Habits": "healthy", "Sleep Disorders": "no", "Medication Usage": "no", "Hours Slept": 8.5, "Age Range": "20-25"}, {"index": 99, "User ID": 100, "Age": 41, "Gender": "m", "Sleep Quality": 6, "Bedtime": "00:30", "Wake-up Time": "07:00", "Daily Steps": 5000, "Calories Burned": 2200, "Physical Activity Level": "medium", "Dietary Habits": "unhealthy", "Sleep Disorders": "no", "Medication Usage": "no", "Hours Slept": 6.5, "Age Range": "40-45"}]}}
